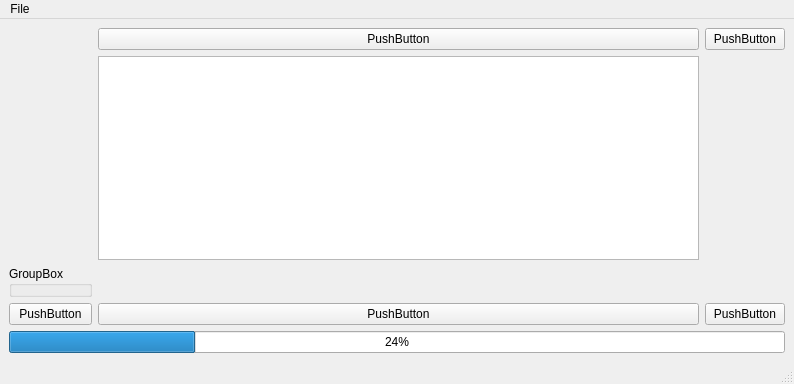
<?xml version="1.0" encoding="UTF-8"?>
<ui version="4.0">
 <class>MainWindow</class>
 <widget class="QMainWindow" name="MainWindow">
  <property name="geometry">
   <rect>
    <x>0</x>
    <y>0</y>
    <width>794</width>
    <height>384</height>
   </rect>
  </property>
  <property name="windowTitle">
   <string>MainWindow</string>
  </property>
  <widget class="QWidget" name="centralwidget">
   <layout class="QGridLayout" name="gridLayout">
    <item row="0" column="1">
     <layout class="QGridLayout" name="gridLayout_2">
      <item row="3" column="1">
       <widget class="QPushButton" name="pushButton_4">
        <property name="text">
         <string>PushButton</string>
        </property>
       </widget>
      </item>
      <item row="0" column="1">
       <widget class="QPushButton" name="pushButton_3">
        <property name="text">
         <string>PushButton</string>
        </property>
       </widget>
      </item>
      <item row="3" column="0">
       <widget class="QPushButton" name="pushButton_5">
        <property name="text">
         <string>PushButton</string>
        </property>
       </widget>
      </item>
      <item row="0" column="2">
       <widget class="QPushButton" name="pushButton_2">
        <property name="text">
         <string>PushButton</string>
        </property>
       </widget>
      </item>
      <item row="4" column="0" colspan="3">
       <widget class="QProgressBar" name="progressBar">
        <property name="value">
         <number>24</number>
        </property>
       </widget>
      </item>
      <item row="2" column="0">
       <widget class="QGroupBox" name="groupBox">
        <property name="title">
         <string>GroupBox</string>
        </property>
        <widget class="QPushButton" name="pushButton">
         <property name="geometry">
          <rect>
           <x>40</x>
           <y>60</y>
           <width>153</width>
           <height>24</height>
          </rect>
         </property>
         <property name="text">
          <string>PushButton</string>
         </property>
        </widget>
        <widget class="QRadioButton" name="rad1">
         <property name="geometry">
          <rect>
           <x>20</x>
           <y>120</y>
           <width>112</width>
           <height>26</height>
          </rect>
         </property>
         <property name="text">
          <string>my radio</string>
         </property>
        </widget>
       </widget>
      </item>
      <item row="3" column="2">
       <widget class="QPushButton" name="pushButton_6">
        <property name="text">
         <string>PushButton</string>
        </property>
       </widget>
      </item>
      <item row="1" column="1">
       <widget class="QGraphicsView" name="graphicsView"/>
      </item>
     </layout>
    </item>
   </layout>
  </widget>
  <widget class="QMenuBar" name="menubar">
   <property name="geometry">
    <rect>
     <x>0</x>
     <y>0</y>
     <width>794</width>
     <height>21</height>
    </rect>
   </property>
   <widget class="QMenu" name="menuFile">
    <property name="title">
     <string>File</string>
    </property>
   </widget>
   <addaction name="menuFile"/>
  </widget>
  <widget class="QStatusBar" name="statusbar"/>
  <action name="actionopen_file">
   <property name="text">
    <string>open file</string>
   </property>
   <property name="menuRole">
    <enum>QAction::MenuRole::NoRole</enum>
   </property>
  </action>
  <action name="actionsave">
   <property name="text">
    <string>save</string>
   </property>
   <property name="menuRole">
    <enum>QAction::MenuRole::NoRole</enum>
   </property>
  </action>
  <action name="actionexit">
   <property name="text">
    <string>exit</string>
   </property>
   <property name="menuRole">
    <enum>QAction::MenuRole::NoRole</enum>
   </property>
  </action>
 </widget>
 <resources/>
 <connections/>
</ui>
